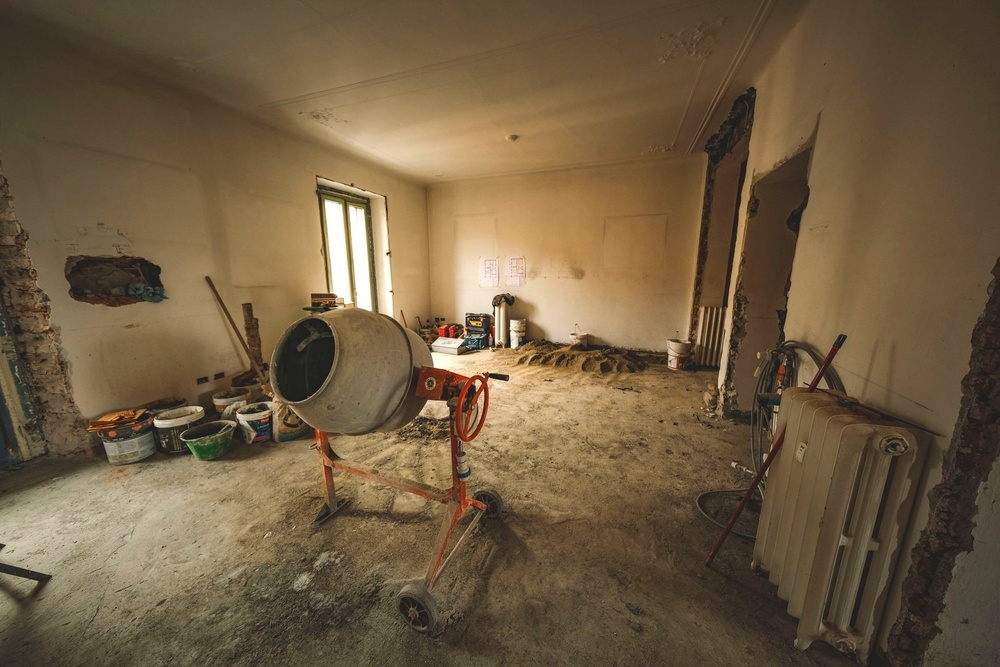
#> input picture marketing/instagram/2026-11-24-post-rough-renovation/photo.jpg, 1000 x 667 px, shrunk from 2400 x 1600 before the run
$ python -i prep_sources.py   (imports and definitions only)
#> lines starting #> are read from the running program, lines starting #| are printed output that depends on the picture
#> further down, picture is the input picture: PIL image 1000x667 RGB; mean R, G, B 112.5, 93, 65.7
#!/usr/bin/env python3
"""Grade + anonymise source photos once, for both feed and reel renders.

usage: prep_sources.py <repo_root> <out_dir> <src1.webp> [src2 ...]

- saturation -8 %, contrast +5 % (brand.photo_grade in the render spec)
- pool-02/* gets a slight warm shift to match pool-01 (P03 grade_note)
- faces listed in tools/privacy_blur.json are blurred (elliptical, feathered gaussian)
Writes <out_dir>/<project>_<name>.png (lossless) and prints a JSON map src -> png.
"""
import json
import os
import sys

from PIL import Image, ImageDraw, ImageEnhance, ImageFilter

HERE = os.path.dirname(os.path.abspath(__file__))


def warm(im, r=1.03, b=0.965):
#> called with r = 1.03, b = 0.965
    R, G, B = im.split()
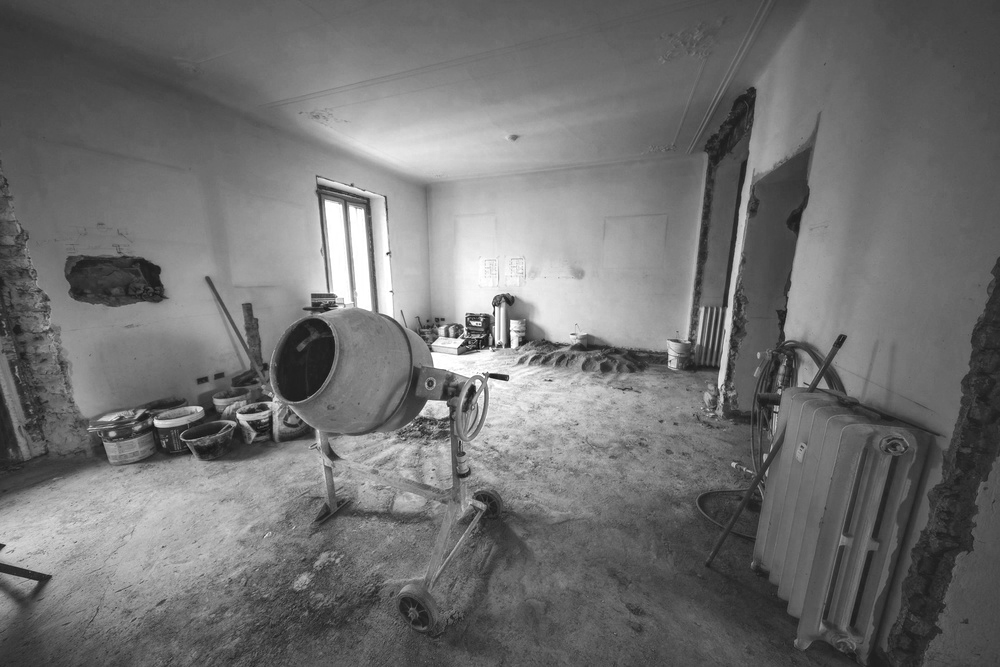
#> R: PIL image 1000x667 L; min 13, max 255, mean 112.5
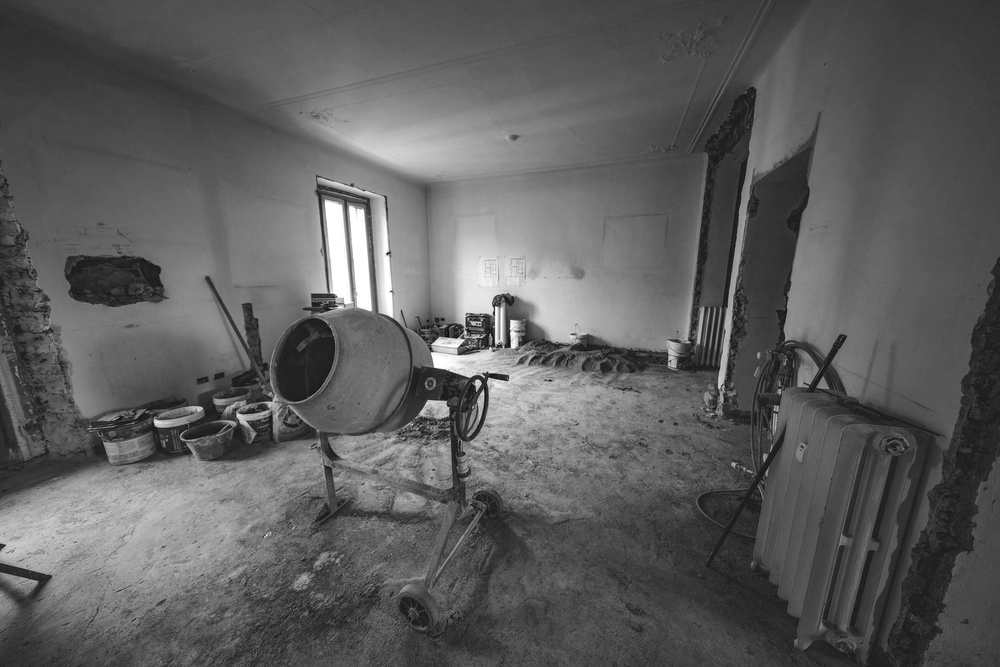
#> G: PIL image 1000x667 L; min 10, max 255, mean 93
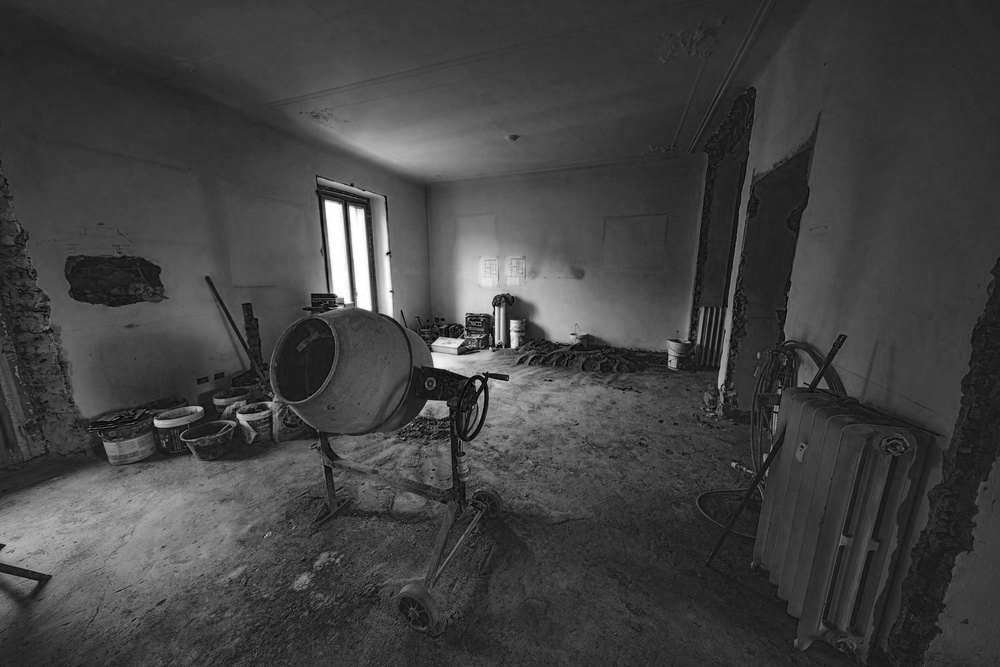
#> B: PIL image 1000x667 L; min 0, max 255, mean 65.7
    R = R.point(lambda v: min(255, int(v * r + 0.5)))
    B = B.point(lambda v: int(v * b + 0.5))
    return Image.merge("RGB", (R, G, B))


def blur_faces(im, cfg):
    rad = cfg.get("blur_radius", 9)
    blurred = im.filter(ImageFilter.GaussianBlur(rad))
    mask = Image.new("L", im.size, 0)
    d = ImageDraw.Draw(mask)
    for r in cfg["regions"]:
        d.ellipse([r["cx"] - r["rx"], r["cy"] - r["ry"], r["cx"] + r["rx"], r["cy"] + r["ry"]], fill=255)
    mask = mask.filter(ImageFilter.GaussianBlur(3))
    return Image.composite(blurred, im, mask)


def main():
    root, out_dir = sys.argv[1], sys.argv[2]
    os.makedirs(out_dir, exist_ok=True)
    privacy = json.load(open(os.path.join(HERE, "privacy_blur.json")))
    result = {}
    for rel in sys.argv[3:]:
        name = rel.replace("public/projects/", "").replace("/", "_").rsplit(".", 1)[0] + ".png"
        dst = os.path.join(out_dir, name)
        result[rel] = dst
        if os.path.exists(dst) and os.path.getmtime(dst) > os.path.getmtime(os.path.join(HERE, "privacy_blur.json")):
            continue
        im = Image.open(os.path.join(root, rel)).convert("RGB")
        if rel in privacy and privacy[rel].get("enabled", True):
            im = blur_faces(im, privacy[rel])
        if "/pool-02/" in rel:
            im = warm(im)
        im = ImageEnhance.Color(im).enhance(0.92)
        im = ImageEnhance.Contrast(im).enhance(1.05)
        im.save(dst, optimize=False, compress_level=1)
    print(json.dumps(result))


# [2 lines not run here, left out]

>>> from PIL import Image
>>> picture = Image.open('../2026-11-24-post-rough-renovation/photo.jpg')
>>> result = warm(picture)
